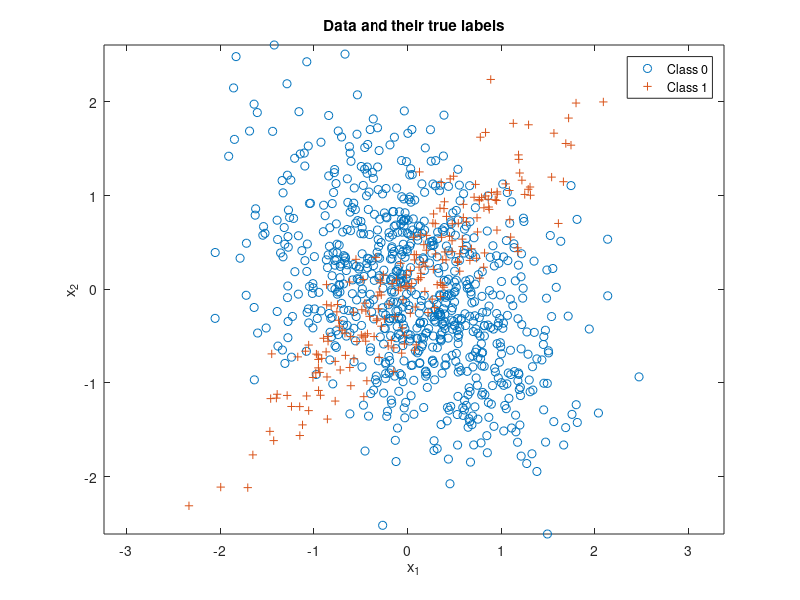

The MATLAB script that drew this image: (Note: this script raises an error after producing the figure.)
% Expected risk minimization with 2 classes
clear all, close all,

% dimension of the vector under test
n = 2; 

% number of iid samples for the data distribution
N = 1000; 

% means of gaussian mixtures of class label 0
mu(:,1,1) = [-0.1;0];
mu(:,1,2) = [0.3;0];

% means of gaussian mixtures of class label 1
mu(:,2,1) = [0.1;0];
mu(:,2,2) = [-0.3;0];

% Variances of gaussian mixtures of class label 0
Sigma(:,:,1,1) = [1 -0.9;-0.9 1];
Sigma(:,:,1,2) = [2 1.8;1.8 2];

% Variances of gaussian mixtures of class label 1
Sigma(:,:,2,1) = [1 0.9;0.9 1];
Sigma(:,:,2,2) = [2 1.8;1.8 2];

% Scalar Weights of individual gaussian pdf in mixture
% Label 0
weightPdf(:,1) = [0.7 , 0.3];

% Label 1
weightPdf(:,2) = [0.65 , 0.35];

% class priors for labels 0 and 1 respectively
p = [0.8,0.2]; 
label = rand(1,N) >= p(1);
Nc = [length(find(label==0)),length(find(label==1))]; % number of samples from each class
x = zeros(n,N); % save up space

% Draw samples from each class pdf
for l = 0:1
    x(:,label==l) = weightPdf(1,l+1) * mvnrnd(mu(:,l+1,1),Sigma(:,:,l+1,1),Nc(l+1))'+ weightPdf(2,l+1) * mvnrnd(mu(:,l+1,2),Sigma(:,:,l+1,2),Nc(l+1))';
end

figure(2), clf,
plot(x(1,label==0),x(2,label==0),'o'), hold on,
plot(x(1,label==1),x(2,label==1),'+'), axis equal,
legend('Class 0','Class 1'), 
title('Data and their true labels'),
xlabel('x_1'), ylabel('x_2'), 

% Data structures to store the true and false positive
% probability rates
truePositiveRateArray = [];
falsePositiveRateArray = [];

% Initialize the Minimum Probability of error to be 1 as below
minPerror = 1;

% Threshold where the probability would be minimum as 1
BestThreshold = 1;

% Mark the co-ordinates on ROC curve for lowest minimum probability of
% error
rocMarkerTruePositive = 0;
rocMarkerfalsePositive = 0;

for iterator = 1:1:10000
    
  gamma = iterator;
  
  discriminantScore = log(weightPdf(1,2) * evalGaussian(x,mu(:,2,1),Sigma(:,:,2,1)) + weightPdf(2,2) * evalGaussian(x,mu(:,2,2),Sigma(:,:,2,2)))-log(weightPdf(1,1) * evalGaussian(x,mu(:,1,1),Sigma(:,:,1,1)) + weightPdf(2,1) * evalGaussian(x,mu(:,1,2),Sigma(:,:,1,2)));
  
  decision = (discriminantScore >= log(gamma));

  % probability of true negative
  ind00 = find(decision==0 & label==0); 
  p00 = length(ind00)/Nc(1); 
  
  % probability of false positive
  ind10 = find(decision==1 & label==0); 
  p10 = length(ind10)/Nc(1); 
  falsePositiveRateArray = [p10;falsePositiveRateArray];
  
  % probability of false negative
  ind01 = find(decision==0 & label==1); 
  p01 = length(ind01)/Nc(2); 
 
  % probability of true positive
  ind11 = find(decision==1 & label==1); 
  p11 = length(ind11)/Nc(2);
  truePositiveRateArray = [p11;truePositiveRateArray];

  % Probability of error would be sum of all incorrect probabilities
  perror = p10 + p01;
  if perror < minPerror
    minPerror = perror;
    BestThreshold = iterator;
    rocMarkerTruePositive = p11;
    rocMarkerfalsePositive = p10;
  end
  
end

discriminantScore = log(weightPdf(1,2) * evalGaussian(x,mu(:,2,1),Sigma(:,:,2,1)) + weightPdf(2,2) * evalGaussian(x,mu(:,2,2),Sigma(:,:,2,2)))-log(weightPdf(1,1) * evalGaussian(x,mu(:,1,1),Sigma(:,:,1,1)) + weightPdf(2,1) * evalGaussian(x,mu(:,1,2),Sigma(:,:,1,2)));
decision = (discriminantScore >= 0);

ind00 = find(decision==0 & label==0); 
ind10 = find(decision==1 & label==0); 
ind01 = find(decision==0 & label==1); 
ind11 = find(decision==1 & label==1); 

figure(1), % class 0 circle, class 1 +, correct green, incorrect red
plot(x(1,ind00),x(2,ind00),'og'); hold on,
plot(x(1,ind10),x(2,ind10),'or'); hold on,
plot(x(1,ind01),x(2,ind01),'+r'); hold on,
plot(x(1,ind11),x(2,ind11),'+g'); hold on,
axis equal,

% Make a grid to devise a contour of boundary on Dataset
hGrid = linspace(floor(min(x(1,:))),ceil(max(x(1,:))),1000);
vGrid = linspace(floor(min(x(2,:))),ceil(max(x(2,:))),1000);

[h,v] = meshgrid(hGrid,vGrid);

discriminantScoreGridValues = log(weightPdf(1,2) * evalGaussian([h(:)';v(:)'],mu(:,2,1),Sigma(:,:,2,1)) + weightPdf(2,2) * evalGaussian([h(:)';v(:)'],mu(:,2,2),Sigma(:,:,2,2)))-log(weightPdf(1,1) * evalGaussian([h(:)';v(:)'],mu(:,1,1),Sigma(:,:,1,1)) + weightPdf(2,1) * evalGaussian([h(:)';v(:)'],mu(:,1,2),Sigma(:,:,1,2)));

minDSGV = min(discriminantScoreGridValues);
maxDSGV = max(discriminantScoreGridValues);

discriminantScoreGrid = reshape(discriminantScoreGridValues,1000,1000);
figure(1), contour(hGrid,vGrid,discriminantScoreGrid,[minDSGV*[0.9,0.6,0.3],0,[0.3,0.6,0.9]*maxDSGV]); % plot equilevel contours of the discriminant function 
% including the contour at level 0 which is the decision boundary
legend('Correct decisions for data from Class 0','Wrong decisions for data from Class 0','Wrong decisions for data from Class 1','Correct decisions for data from Class 1','Equilevel contours of the discriminant function' ), 
title('Data and their classifier decisions versus true labels'),
xlabel('x_1'), ylabel('x_2'),

disp(minPerror);
disp(BestThreshold);
disp(rocMarkerTruePositive);
disp(rocMarkerfalsePositive);

figure(4), clf,
plot(falsePositiveRateArray,truePositiveRateArray), hold on,
plot(rocMarkerfalsePositive,rocMarkerTruePositive,'r*'),
title('ROC curve with marking of minimum Probability of error'),
xlabel('False Positive Probability Rate'), ylabel('True Positive Probability Rate'), 

% Inline function to evaluate the gaussian PDF data for each X
function g = evalGaussian(x,mu,Sigma)
  % Evaluates the Gaussian pdf N(mu,Sigma) at each coumn of X
  [n,N] = size(x);
  C = ((2*pi)^n * det(Sigma))^(-1/2);
  E = -0.5*sum((x-repmat(mu,1,N)).*(inv(Sigma)*(x-repmat(mu,1,N))),1);
  g = C*exp(E);
end